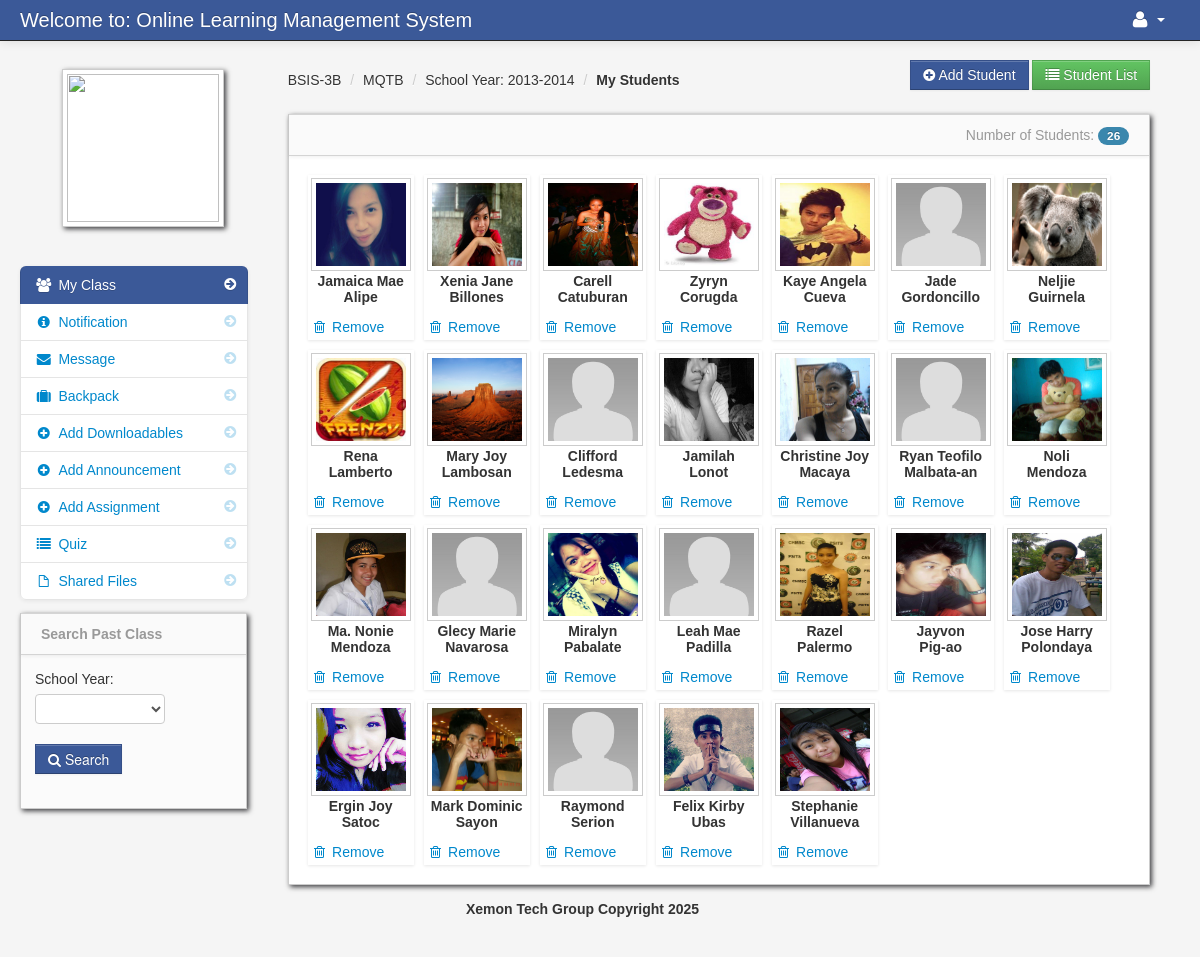
Screenshot of /my_students.php?id=172 (signed in) with the database file from the repository.
### tables this page shows
CREATE TABLE `teacher_class` (
  `teacher_class_id` int(11) NOT NULL,
  `teacher_id` int(11) NOT NULL,
  `class_id` int(11) NOT NULL,
  `subject_id` int(11) NOT NULL,
  `thumbnails` varchar(100) NOT NULL,
  `school_year` varchar(100) NOT NULL
);

CREATE TABLE `class` (
  `class_id` int(11) NOT NULL,
  `class_name` varchar(100) NOT NULL
);

CREATE TABLE `subject` (
  `subject_id` int(11) NOT NULL,
  `subject_code` varchar(100) NOT NULL,
  `subject_title` varchar(100) NOT NULL,
  `category` varchar(100) NOT NULL,
  `description` longtext NOT NULL,
  `unit` int(11) NOT NULL,
  `Pre_req` varchar(100) NOT NULL,
  `semester` varchar(100) NOT NULL
);

CREATE TABLE `teacher_class_student` (
  `teacher_class_student_id` int(11) NOT NULL,
  `teacher_class_id` int(11) NOT NULL,
  `student_id` int(11) NOT NULL,
  `teacher_id` int(11) NOT NULL
);

CREATE TABLE `student` (
  `student_id` int(11) NOT NULL,
  `firstname` varchar(100) NOT NULL,
  `lastname` varchar(100) NOT NULL,
  `class_id` int(11) NOT NULL,
  `username` varchar(100) NOT NULL,
  `password` varchar(100) NOT NULL,
  `location` varchar(100) NOT NULL,
  `status` varchar(100) NOT NULL
);

### my_students.php (the view, shortened to what this page needs)
<?php include('header_dashboard.php'); ?>
<?php $get_id = $_GET['id']; ?>
<body>
	<?php include('navbar_teacher.php'); ?>
	<div class="container-fluid">
		<div class="row-fluid">
			<?php include('teacher_sidebar.php'); ?>
			<div class="span9" id="content">
				<div class="row-fluid">
					<div class="pull-right">
						<a href="add_student.php<?php echo '?id=' . $get_id; ?>" class="btn btn-info"><i
								class="icon-plus-sign"></i> Add Student</a>
						<a onclick="window.open('print_student.php<?php echo '?id=' . $get_id; ?>')"
							class="btn btn-success"><i class="icon-list"></i> Student List</a>
					</div>
					<?php include('my_students_breadcrums.php'); ?>
					<div id="block_bg" class="block">
						<div class="navbar navbar-inner block-header">
							<div id="" class="muted pull-right">
								<?php
								$my_student = mysqli_query($conn, "SELECT * FROM teacher_class_student
														LEFT JOIN student ON student.student_id = teacher_class_student.student_id
														INNER JOIN class ON class.class_id = student.class_id where teacher_class_id = '$get_id' order by lastname ") or die(mysqli_error());
								$count_my_student = mysqli_num_rows($my_student); ?>
								Number of Students: <span
									class="badge badge-info"><?php echo $count_my_student; ?></span>
							</div>
						</div>
						<div class="block-content collapse in">
							<div class="span12">
								<ul id="da-thumbs" class="da-thumbs">
									<?php
									$my_student = mysqli_query($conn, "SELECT * FROM teacher_class_student
														LEFT JOIN student ON student.student_id = teacher_class_student.student_id
														INNER JOIN class ON class.class_id = student.class_id where teacher_class_id = '$get_id' order by lastname ") or die(mysqli_error());
									while ($row = mysqli_fetch_array($my_student)) {
										$id = $row['teacher_class_student_id'];
										?>
										<li id="del<?php echo $id; ?>">
											<a href="#">
												<img id="student_avatar_class" src="admin/<?php echo $row['location'] ?>"
													width="124" height="140" class="img-polaroid">
											</a>
											<p class="class"><?php echo $row['firstname']; ?></p>
											<p class="subject"><?php echo $row['lastname']; ?></p>
											<a href="#<?php echo $id; ?>" data-toggle="modal"><i class="icon-trash"></i>
												Remove</a>
										</li>
									<?php } ?>
								</ul>
							</div>
						</div>
					</div>
				</div>
			</div>
		</div>
		<?php include('footer.php'); ?>
	</div>
	<?php include('script.php'); ?>
</body>
</html>

### my_students_breadcrums.php
<?php $class_query = mysqli_query($conn,"select * from teacher_class
LEFT JOIN class ON class.class_id = teacher_class.class_id
LEFT JOIN subject ON subject.subject_id = teacher_class.subject_id
where teacher_class_id = '$get_id'")or die(mysqli_error());
$class_row = mysqli_fetch_array($class_query);
?>
<ul class="breadcrumb">
	<li><a href="#"><?php echo $class_row['class_name']; ?></a> <span class="divider">/</span></li>
	<li><a href="#"><?php echo $class_row['subject_code']; ?></a> <span class="divider">/</span></li>
	<li><a href="#">School Year: <?php echo $class_row['school_year']; ?></a> <span class="divider">/</span></li>
	<li><a href="#"><b>My Students</b></a></li>
</ul>

### admin/assets/styles.css (style rules this page uses)
body { padding-top: 60px; padding-bottom: 40px; background-color: #f5f5f5; }
#content { margin-left:0px; }
.breadcrumb { margin: 0 0 0px; padding: 10px 0px; background-color: transparent; }
.block { background: url("../images/pixel-60fff.png") repeat scroll 0 0 rgba(0, 0, 0, 0) !important; border: 1px solid #ccc; background: white; margin: 1em 0em; border-top: none; -webkit-box-shadow: 2px 2px 5px rgba(0, 0, 6, 0.75); -moz-box-shadow: 2px 2px 5px rgba(0, 0, 6, 0.75); box-shadow: 2px 2px 5px rgba(0, 0, 6, 0.75); }
.block-content { margin: 1em; min-height: .25em; }
.block-header { margin-bottom: 0px; border-right: none; border-left: none; -webkit-border-radius: 0px; -moz-border-radius: 0px; border-radius: 0px; }
.block-header div { padding-top: 10px; }

### admin/assets/style.css (style rules this page uses)
.da-thumbs { float: left; list-style: none outside none; margin: 0; padding: 0; position: relative; }
.da-thumbs li { float: left; margin: 5px; padding: 3px; position: relative; box-shadow: 0 1px 3px rgba(0,0,0,0.1); }
.da-thumbs li a, .da-thumbs li a img { display: block; position: relative; }
.da-thumbs li a { overflow: hidden; }
.class { font-family: helvetica !important; font-weight: bold; text-align: center; }
.subject { font-family: helvetica !important; font-weight: bold; text-align: center; margin-top: -14px; }

### rows the page displays
teacher_class: class.class_name "BSIS-3B", subject.subject_code "MQTB", school_year "2013-2014"
teacher_class_student: student.location (picture), student.firstname "Jamaica Mae", student.lastname "Alipe"
teacher_class_student: student.location (picture), student.firstname "Xenia Jane", student.lastname "Billones"
teacher_class_student: student.location (picture), student.firstname "Carell", student.lastname "Catuburan"
teacher_class_student: student.location (picture), student.firstname "Zyryn", student.lastname "Corugda"
teacher_class_student: student.location (picture), student.firstname "Kaye Angela", student.lastname "Cueva"
teacher_class_student: student.location (placeholder picture), student.firstname "Jade", student.lastname "Gordoncillo"
teacher_class_student: student.location (picture), student.firstname "Neljie", student.lastname "Guirnela"
teacher_class_student: student.location (picture), student.firstname "Rena", student.lastname "Lamberto"
teacher_class_student: student.location (picture), student.firstname "Mary Joy", student.lastname "Lambosan"
teacher_class_student: student.location (placeholder picture), student.firstname "Clifford", student.lastname "Ledesma"
teacher_class_student: student.location (picture), student.firstname "Jamilah", student.lastname "Lonot"
teacher_class_student: student.location (picture), student.firstname "Christine Joy", student.lastname "Macaya"
teacher_class_student: student.location (placeholder picture), student.firstname "Ryan Teofilo", student.lastname "Malbata-an"
teacher_class_student: student.location (picture), student.firstname "Noli", student.lastname "Mendoza"
teacher_class_student: student.location (picture), student.firstname "Ma. Nonie", student.lastname "Mendoza"
teacher_class_student: student.location (placeholder picture), student.firstname "Glecy Marie", student.lastname "Navarosa"
teacher_class_student: student.location (picture), student.firstname "Miralyn", student.lastname "Pabalate"
teacher_class_student: student.location (placeholder picture), student.firstname "Leah Mae", student.lastname "Padilla"
teacher_class_student: student.location (picture), student.firstname "Razel", student.lastname "Palermo"
teacher_class_student: student.location (picture), student.firstname "Jayvon", student.lastname "Pig-ao"
teacher_class_student: student.location (picture), student.firstname "Jose Harry", student.lastname "Polondaya"
teacher_class_student: student.location (picture), student.firstname "Ergin Joy", student.lastname "Satoc"
teacher_class_student: student.location (picture), student.firstname "Mark Dominic", student.lastname "Sayon"
teacher_class_student: student.location (placeholder picture), student.firstname "Raymond", student.lastname "Serion"
teacher_class_student: student.location (picture), student.firstname "Felix Kirby", student.lastname "Ubas"
teacher_class_student: student.location (picture), student.firstname "Stephanie", student.lastname "Villanueva"

### other values shown
$count_my_student "26"
